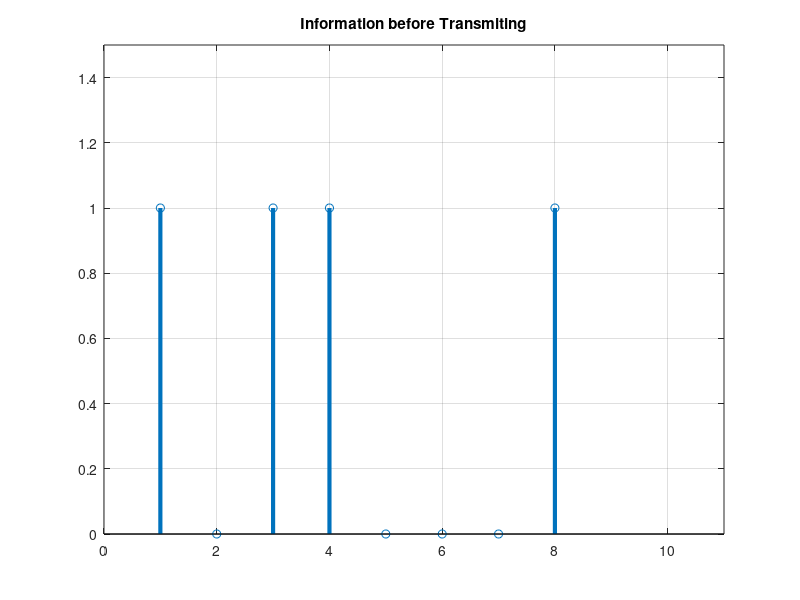
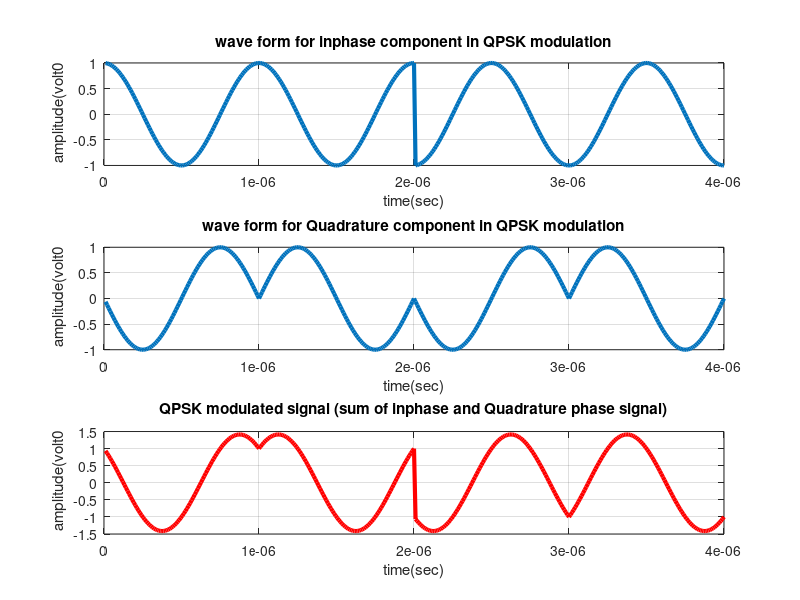
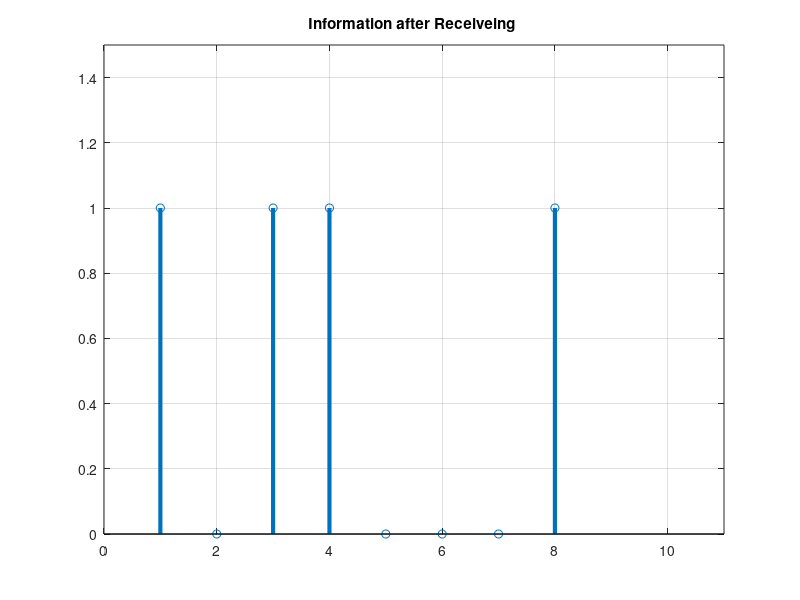

Recreate these plots in MATLAB, in order.
data=[1 0 1 1 0 0 0 1]; % information
%Number_of_bit=1024;
%data=randint(Number_of_bit,1);
figure(1)
stem(data, 'linewidth',3), grid on;
title(' Information before Transmiting ');
axis([ 0 11 0 1.5]);
data_NZR=2*data-1; % Data Represented at NZR form for QPSK modulation
s_p_data=reshape(data_NZR,2,length(data)/2); % S/P convertion of data

br=10.^6; %Let us transmission bit rate 1000000
f=br; % minimum carrier frequency
T=1/br; % bit duration
t=T/99:T/99:T; % Time vector for one bit information
y=[];
y_in=[];
y_qd=[];
for(i=1:length(data)/2)
y1=s_p_data(1,i)*cos(2*pi*f*t); % inphase component
y2=s_p_data(2,i)*sin(2*pi*f*t) ;% Quadrature component
y_in=[y_in y1]; % inphase signal vector
y_qd=[y_qd y2]; %quadrature signal vector
y=[y y1+y2]; % modulated signal vector
end
Tx_sig=y; % transmitting signal after modulation
tt=T/99:T/99:(T*length(data))/2;
figure(2)
subplot(3,1,1);
plot(tt,y_in,'linewidth',3), grid on;
title(' wave form for inphase component in QPSK modulation ');
xlabel('time(sec)');
ylabel(' amplitude(volt0');
subplot(3,1,2);
plot(tt,y_qd,'linewidth',3), grid on;
title(' wave form for Quadrature component in QPSK modulation ');
xlabel('time(sec)');
ylabel(' amplitude(volt0');

subplot(3,1,3);
plot(tt,Tx_sig,'r','linewidth',3), grid on;
title('QPSK modulated signal (sum of inphase and Quadrature phase signal)');
xlabel('time(sec)');
ylabel(' amplitude(volt0');
% XXXXXXXXXXXXXXXXXXXXXXXXXXXX QPSK demodulationXXXXXXXXXXXXXXXXXXXXXXXXXX
Rx_data=[];
Rx_sig=Tx_sig; % Received signal
for(i=1:1:length(data)/2)
%%XXXXXX inphase coherent dector XXXXXXX
Z_in=Rx_sig((i-1)*length(t)+1:i*length(t)).*cos(2*pi*f*t);
% above line indicat multiplication of received & inphase carred signal
Z_in_intg=(trapz(t,Z_in))*(2/T);% integration using trapizodial rull
if(Z_in_intg>0) % Decession Maker
Rx_in_data=1;
else
Rx_in_data=0;
end
%%XXXXXX Quadrature coherent dector XXXXXX
Z_qd=Rx_sig((i-1)*length(t)+1:i*length(t)).*sin(2*pi*f*t);
%above line indicat multiplication ofreceived & Quadphase carred signal
Z_qd_intg=(trapz(t,Z_qd))*(2/T);%integration using trapizodial rull
if (Z_qd_intg>0)% Decession Maker
Rx_qd_data=1;
else
Rx_qd_data=0;
end

Rx_data=[Rx_data Rx_in_data Rx_qd_data]; % Received Data vector
end

figure(3)
stem(Rx_data,'linewidth',3)
title('Information after Receiveing ');
axis([ 0 11 0 1.5]), grid on;